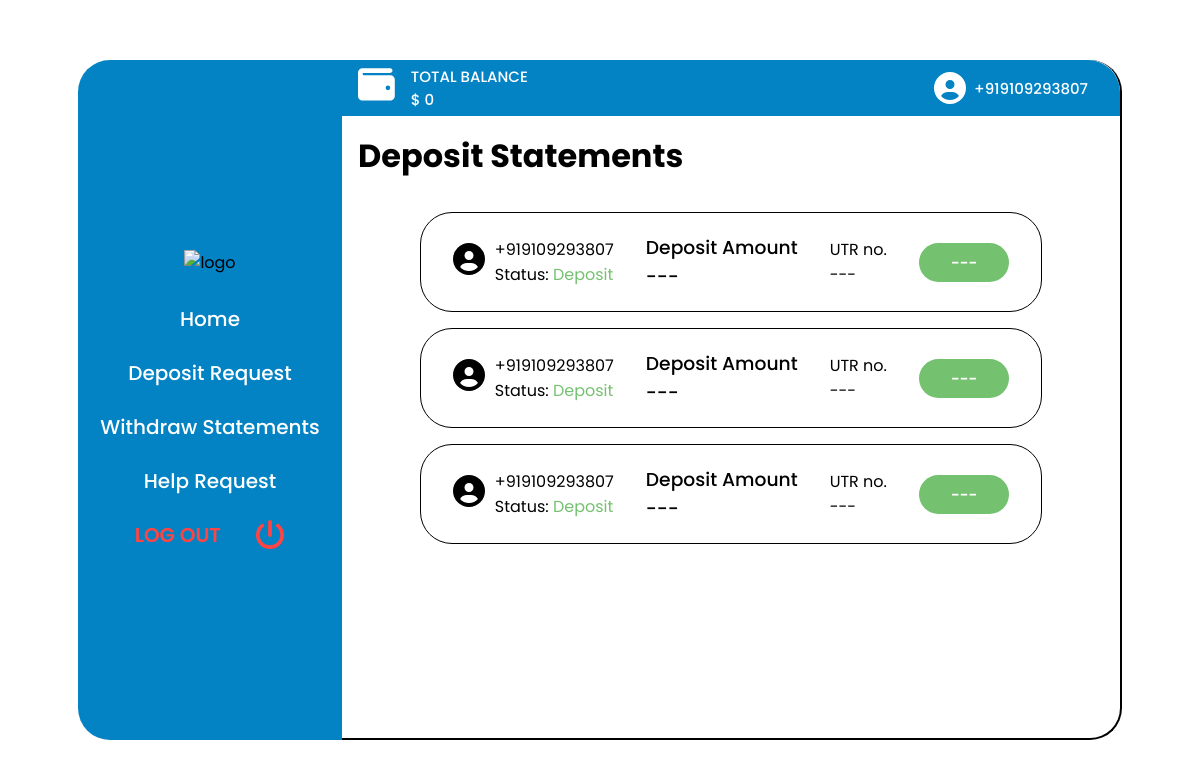
Page /diamond/depositStatements (signed in) on the committed database.
### diamond/models.py (models this page shows, shortened)
class User(AbstractBaseUser, PermissionsMixin):
    phone_number = PhoneNumberField(validators=[phone_validator], unique=True)
    balance = models.IntegerField(default=0, null=False)
    is_active = models.BooleanField(default=True)
    is_admin = models.BooleanField(default=False)
    created = models.DateTimeField(default=datetime.now())
    objects = CustomUserManager()
    USERNAME_FIELD = 'phone_number'
    REQUIRED_FIELDS = []

### diamond/views.py (the view)
# urls.py: path('depositStatements', views.depositStatements, name="depositstatements"),
@login_required(login_url='login')
def depositStatements(request):
    user = request.user
    phone_number = f"{user.phone_number}"
    balance = user.balance
    deposit_statements = list(Depositstatement.objects.filter(
        user=user).order_by('-created_at'))
    content = {
        "phone_number": phone_number,
        "balance": balance,
        "deposit_statements": deposit_statements,
    }
    return render(request, "diamond/depositStatements.html", content)

### diamond/templates/diamond/depositStatements.html (shortened to what this page needs)
{% load static %}
<!DOCTYPE html>
<html lang="en">
<head>
    <link rel="stylesheet" href="{% static '/home_style.css' %}">
</head>
<body>
    <div class="home__main">
        <div class="nav__master">
            <div class="home__nav nav-bar">
                <div class="home__nav__img">
                    <img src="https://dzm0kbaskt4pv.cloudfront.net/v11/static/themes/diamondexch9.com/front/logo.png"
                        alt="logo">
                </div>
                <div>
                    <ul class="menu_main">
                        <li class="menu__item"><a href="{% url 'home' %}">Home</a></li>
                        <li class="menu__item"><a href="{% url 'deposit' %}">Deposit Request</a></li>
                        <li class="menu__item"><a href="{% url 'withdrawstatements' %}">Withdraw Statements</a></li>
                        <li class="menu__item"><a href="#">Help Request</a></li>
                        <li class="menu__item"><a href="{% url 'logout' %}"><span>LOG OUT</span></a></li>
                    </ul>
                </div>
            </div>
        </div>
        <div class="deposit__section__master">
            <nav class="home__information-amount">
                <div class="total-balance">
                    <div class="wallet__svg">
                    </div>
                    <div class="amount">
                        <h3>TOTAL BALANCE</h3>
                        <h3>$ <span>{{balance}}</span></h3>
                    </div>
                </div>
                <div class="account__detail">
                    <h3>{{phone_number}}</h3>
                </div>
            </nav>
            <div class="deposit__statment__section">
                <div class="deposit__heading">
                    <h3>Deposit Statements</h3>
                </div>
                <div class="deposit__recipt__master">
                    {% if deposit_statements|length > 0 %}
                    {% for ds in deposit_statements %}
                    <div class="deposit__list">
                        <div class="deposit__account">
                            <div class="deposit__amount__img">
                                <svg xmlns="http://www.w3.org/2000/svg" height="2em" viewBox="0 0 512 512">
                                    <path
                                        d="M399 384.2C376.9 345.8 335.4 320 288 320H224c-47.4 0-88.9 25.8-111 64.2c35.2 39.2 86.2 63.8 143 63.8s107.8-24.7 143-63.8zM0 256a256 256 0 1 1 512 0A256 256 0 1 1 0 256zm256 16a72 72 0 1 0 0-144 72 72 0 1 0 0 144z" />
                                </svg>
                            </div>
                            <div class="deposit__no__status">
                                <p>{{ ds.user.phone_number }}</p>
                                <p class="deposit__status">Status: <span>Deposit</span></p>
                            </div>
                        </div>
                        <div class="deposit__amount">
                            <h3>Deposit Amount</h3>
                            <h3>$ <span>{{ds.amount}}</span></h3>
                        </div>
                        <div class="deposit__utr">
                            <span>UTR no.</span>
                            <span>{{ ds.utrno }}</span>
                        </div>
                        <div class="deposit__request__button">
                            <button>{{ ds.status }}</button>
                        </div>
                    </div>
                    {% endfor %}
                    {% else %}
                    {% for i in '012'|make_list %}
                    <div class="deposit__list">
                        <div class="deposit__account">
                            <div class="deposit__amount__img">
                            </div>
                            <div class="deposit__no__status">
                                <p>{{ phone_number }}</p>
                                <p class="deposit__status">Status: <span>Deposit</span></p>
                            </div>
                        </div>
                        <div class="deposit__amount">
                            <h3>Deposit Amount</h3>
                            <h3> <span>---</span></h3>
                        </div>
                        <div class="deposit__utr">
                            <span>UTR no.</span>
                            <span>---</span>
                        </div>
                        <div class="deposit__request__button">
                            <button>---</button>
                        </div>
                    </div>
                    {% endfor %}
                    {% endif %}
                </div>
            </div>
        </div>
</body>
</html>

### diamond/static/home_style.css (style rules this page uses)
* { margin: 0; padding: 0; box-sizing: border-box; font-family: "Poppins", sans-serif; }
:root { --primary: #0383c4; --deposit: #74c16f; --withdraw: #647fea; --password: #ef8c19; --whatsapp: #4bc658; --primary-back: linear-gradient(var(--primary), #034c70); }
.home__main { display: flex; flex-direction: row; align-items: center; justify-content: center; width: 100%; height: 100vh; }
.nav__master { width: 22%; height: 85vh; background-color: rgb(255, 255, 255); transition: 1s; }
.home__nav { display: flex; flex-direction: column; justify-content: space-between; position: relative; width: 100%; height: 100%; gap: 1rem; top: 50%; transform: translateY(-50%); background-color: var(--primary); border-top-left-radius: 2rem; border-bottom-left-radius: 2rem; align-items: center; justify-content: center; }
.menu_main { margin-top: 0.825rem; display: flex; flex-direction: column; text-align: center; gap: 1.5rem; }
.menu__item:nth-child(5) a { display: flex; align-items: center; justify-content: space-evenly; color: rgb(255, 68, 68); font-weight: 600; }
.menu__item:nth-child(5) a svg { fill: rgb(255, 68, 68); }
.menu__item { text-decoration: none; cursor: pointer; list-style: none; transition: 1s; border-radius: 2rem; }
.menu__item a { text-decoration: none; border-radius: 2rem; font-size: 20px; font-weight: 500; color: #fff; transition: 0.5s; }
.deposit__section__master { height: 85vh; width: 65%; background-color: #fff; top: 50%; border-top-right-radius: 2rem; border-bottom-right-radius: 2rem; border-bottom: 2px solid black; border-right: 2px solid black; }
.deposit__section__master nav { top: 0; width: 100%; background-color: var(--primary); height: 3.5rem; border-top-right-radius: 2rem; }
.home__information-amount { display: flex; justify-content: space-between; align-items: center; }
.total-balance { display: flex; align-items: center; margin: 0 2rem 0 1rem; }
.total-balance h3 { color: #fff; font-weight: 500; font-size: 15px; }
.wallet__svg { fill: #fff; }
.amount { margin: 0 2rem 0 1rem; display: inline-block; }
.account__detail { display: flex; margin: 0 2rem 0 1rem; gap: 0.5rem; align-items: center; }
.account__detail svg { fill: #fff; }
.account__detail h3 { color: #fff; font-weight: 500; font-size: 15px; }
.amount h3 { color: #fff; font-weight: 500; font-size: 15px; }
.deposit__statment__section { width: 100%; height: 85%; }
.deposit__heading h3 { font-size: 2em; margin: 1rem; }
.deposit__list { transform-origin: top; margin-top: 1rem; display: flex; justify-content: space-evenly; align-items: center; width: 80%; height: 100px; background: #fff; border-radius: 2rem; border: 1px solid black; }
.deposit__account { display: flex; align-items: center; gap: 10px; }
.deposit__no__status { display: flex; flex-direction: column; align-items: start; }
.deposit__status span { color: var(--deposit); }
.deposit__amount h3 { font-weight: 500; }
.deposit__recipt__master { display: flex; flex-direction: column; align-items: center; height: 85%; overflow: auto; }
.deposit__utr { display: flex; flex-direction: column; }
.deposit__request__button button { cursor: pointer; height: 50%; width: 100%; padding: 0.5rem 2rem 0.5rem 2rem; border-radius: 2rem; outline: none; border: none; font-size: 15px; background: var(--deposit); color: #fff; font-weight: 600; }
a { text-decoration: none; }

### rows in the picture
User: phone_number "+919109293807", make_list "+919109293807" "+919109293807" "+919109293807"

### other values in the picture
{{ balance }} "0"
